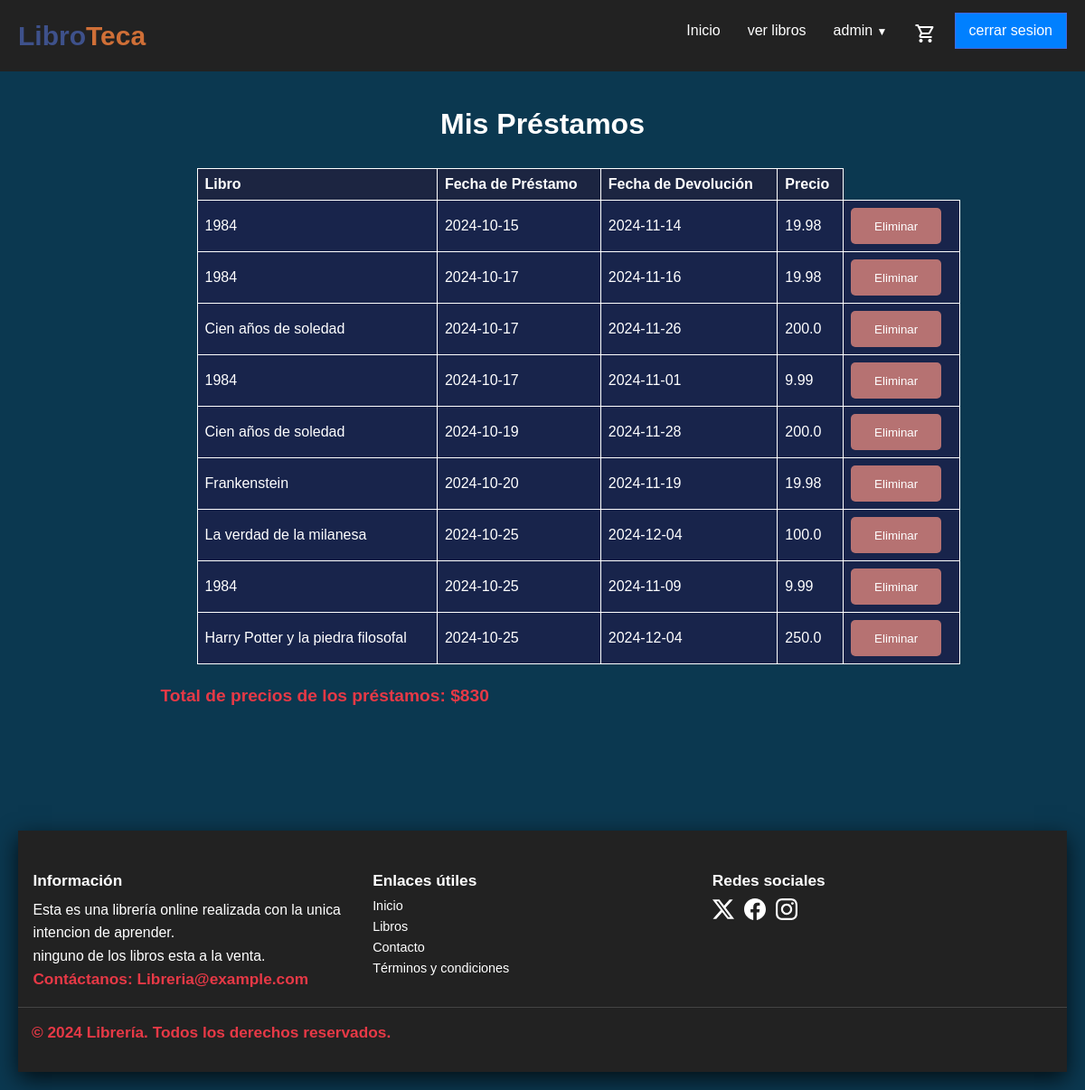
Before: /mis-prestamos (signed in) with the older database file.
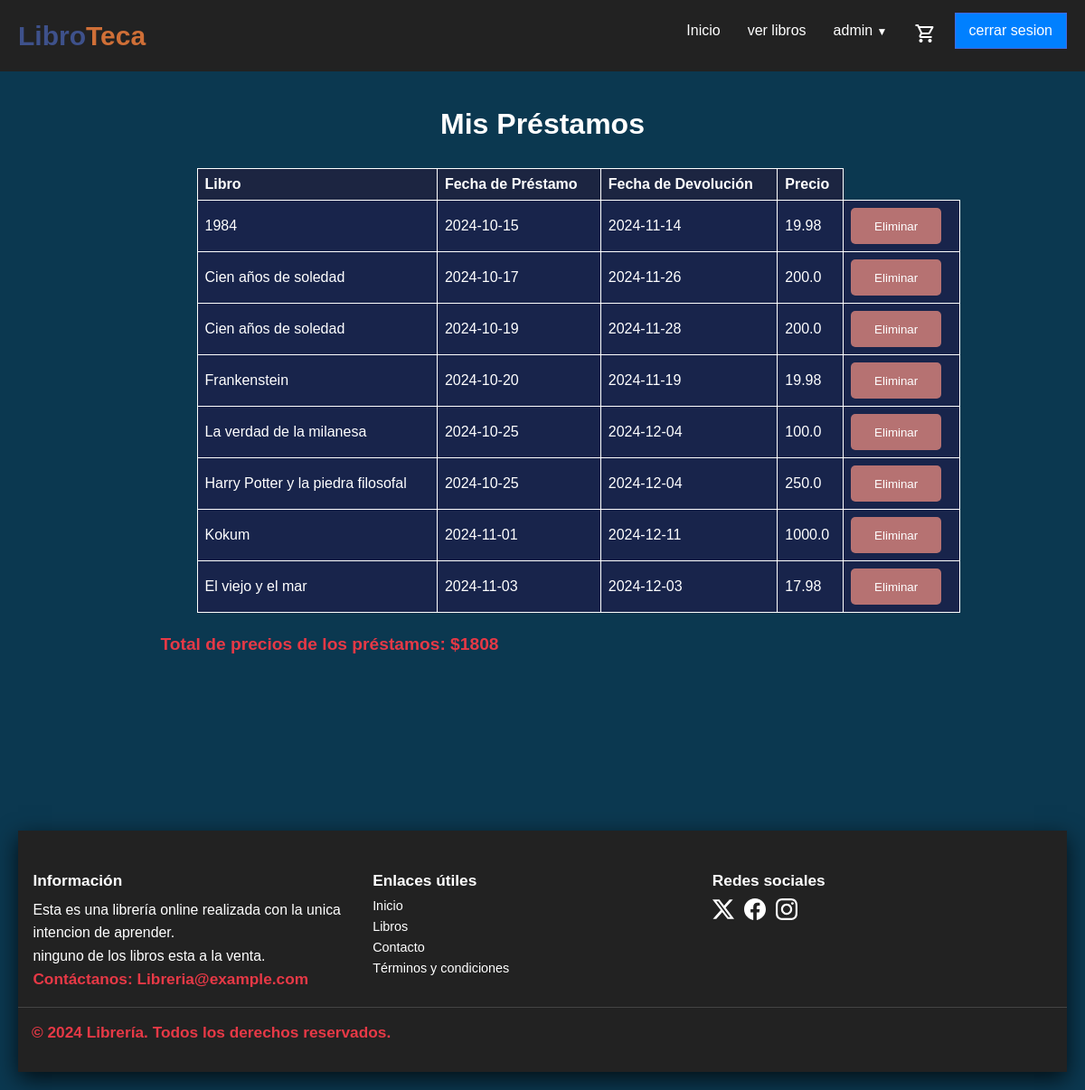
After: the same page with the newer database file.
### models/controladordatabase.py (models this page shows, shortened)
class Prestamo(db.Model):
    __tablename__ = 'Prestamo'
    id = db.Column(db.Integer, primary_key=True)
    id_libro = db.Column(db.Integer, db.ForeignKey('Libros.id'), nullable=False)
    id_usuario = db.Column(db.Integer, db.ForeignKey('Usuario.id'), nullable=False)
    fecha_prestamo = db.Column(db.Text, nullable=False, default=date.today)
    fecha_devolucion = db.Column(db.Text, nullable=True)
    precio_final = db.Column(db.Float, nullable=False)

class Libros(db.Model):
    __tablename__ = 'Libros'
    id = db.Column(db.Integer, primary_key=True)
    titulo = db.Column(db.String(100), nullable=False)
    descripcion = db.Column(db.Text, nullable=True)
    fecha_emision = db.Column(db.Text, nullable=False, default=date.today)
    stock = db.Column(db.Integer, nullable=False)
    precio = db.Column(db.Float, nullable=False)
    precio_alquiler = db.Column(db.Float, nullable=True)
    img = db.Column(db.String(200), nullable=True, default="sinimagen.jpg")
    id_autor = db.Column(db.Integer, db.ForeignKey('Autores.id'), nullable=False)
    id_genero = db.Column(db.Integer, db.ForeignKey('Generos.id'), nullable=False)
    id_editorial = db.Column(db.Integer, db.ForeignKey('Editorial.id'), nullable=True)
    isbn = db.Column(db.String(13), unique=True, nullable=True)
    idioma = db.Column(db.String(50), nullable=True)
    edicion = db.Column(db.String(50), nullable=True)
    paginas = db.Column(db.Integer, nullable=True)
    fecha_publicacion = db.Column(db.Text, nullable=True,  default=date.today)
    formato = db.Column(db.Enum('Tapa dura', 'Tapa blanda', 'eBook', 'Audiolibro', 'Otro'), nullable=True)
    calificacion_promedio = db.Column(db.Float, nullable=True, default=0.0)
    prestamos = db.relationship('Prestamo', backref='libro', lazy=True)
    comentarios = db.relationship('Comentario', backref='libro', lazy=True)

### routes/prestamo.py (the view)
@prestamos.route('/mis-prestamos')
@login_required
def listar_prestamos():
    usuario_id = Usuario.query.filter_by(nombre=session['nombre']).first().id
    prestamos = db.session.query(Prestamo, Libros).join(Libros, Prestamo.id_libro == Libros.id).filter(Prestamo.id_usuario == usuario_id).all()
    total_precios = round(sum([prestamo.precio_final for prestamo, _ in prestamos]))
    return render_template('prestamos/listar.html', prestamos=prestamos, total_precios=total_precios)

### routes/login.py (called while the page is built)
def login_required(f):
    @wraps(f)
    def decorated_function(*args, **kwargs):
        if "nombre" not in session:
            flash("Por favor, inicia sesión para acceder a esta página.")
            return redirect(url_for('user.index_login'))
        return f(*args, **kwargs)
    return decorated_function

### templates/prestamos/listar.html (shortened to what this page needs)
{% extends 'layout.html' %}
{% block content %}<body>
    <main id="main" class="flexbox-col">
    <h1>Mis Préstamos</h1>
    <table>
        <thead>
            <tr>
                <th>Libro</th>
                <th>Fecha de Préstamo</th>
                <th>Fecha de Devolución</th>
                <th>Precio</th>
            </tr>
        </thead>
        <tbody>
            {% for prestamo, libro in prestamos %}
            <tr>
                <td data-label="Libro">{{ prestamo.libro.titulo }}</td>
                <td data-label="Fecha Prestamo">{{ prestamo.fecha_prestamo }}</td>
                <td data-label="Fecha Devolucion">{{ prestamo.fecha_devolucion if prestamo.fecha_devolucion else 'Pendiente' }}</td>
                <td data-label="Precio">{{ prestamo.precio_final }}</td>
                <td><form action="{{ url_for('prestamos.eliminar_prestamo', id=prestamo.id) }}" method="post" style="display:inline;">
                    <button style="width: 100px; height: 40px; background-color: rgb(182, 114, 114);" type="submit" onclick="return confirm('¿Estás seguro de que deseas eliminar este préstamo?');">Eliminar</button>
                </form></td>
            </tr>
            {% endfor %}
        </tbody>
    </table>
    <p><strong style="color: #e63946;">Total de precios de los préstamos: ${{ total_precios }}</strong></p>
    </main>
    {% endblock %}

Changed rows visible on the page:
removed Prestamo: libro.titulo "1984", fecha_prestamo "2024-10-17", fecha_devolucion "2024-11-16", precio_final "19.98"
removed Prestamo: libro.titulo "1984", fecha_prestamo "2024-10-17", fecha_devolucion "2024-11-01", precio_final "9.99"
removed Prestamo: libro.titulo "1984", fecha_prestamo "2024-10-25", fecha_devolucion "2024-11-09", precio_final "9.99"
added Prestamo: libro.titulo "Kokum", fecha_prestamo "2024-11-01", fecha_devolucion "2024-12-11", precio_final "1000.0"
added Prestamo: libro.titulo "El viejo y el mar", fecha_prestamo "2024-11-03", fecha_devolucion "2024-12-03", precio_final "17.98"
Other visible differences:
{{ total_precios }}: "830" → "1808"
